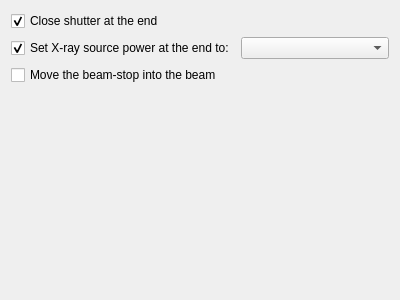
<?xml version="1.0" encoding="UTF-8"?>
<ui version="4.0">
 <class>WizardPage</class>
 <widget class="QWizardPage" name="WizardPage">
  <property name="geometry">
   <rect>
    <x>0</x>
    <y>0</y>
    <width>400</width>
    <height>300</height>
   </rect>
  </property>
  <property name="windowTitle">
   <string>WizardPage</string>
  </property>
  <property name="title">
   <string>Script execution</string>
  </property>
  <property name="subTitle">
   <string>Adjust script execution parameters</string>
  </property>
  <layout class="QGridLayout" name="gridLayout">
   <item row="3" column="0" colspan="2">
    <spacer name="verticalSpacer">
     <property name="orientation">
      <enum>Qt::Vertical</enum>
     </property>
     <property name="sizeHint" stdset="0">
      <size>
       <width>0</width>
       <height>0</height>
      </size>
     </property>
    </spacer>
   </item>
   <item row="1" column="0">
    <widget class="QCheckBox" name="setXraySourcePowerModeCheckBox">
     <property name="text">
      <string>Set X-ray source power at the end to:</string>
     </property>
     <property name="checked">
      <bool>true</bool>
     </property>
    </widget>
   </item>
   <item row="0" column="0" colspan="2">
    <widget class="QCheckBox" name="closeShutterCheckBox">
     <property name="text">
      <string>Close shutter at the end</string>
     </property>
     <property name="checked">
      <bool>true</bool>
     </property>
    </widget>
   </item>
   <item row="1" column="1">
    <widget class="QComboBox" name="xRaySourcePowerModeComboBox"/>
   </item>
   <item row="2" column="0" colspan="2">
    <widget class="QCheckBox" name="moveBeamStopInCheckBox">
     <property name="text">
      <string>Move the beam-stop into the beam</string>
     </property>
    </widget>
   </item>
  </layout>
 </widget>
 <resources/>
 <connections/>
</ui>
